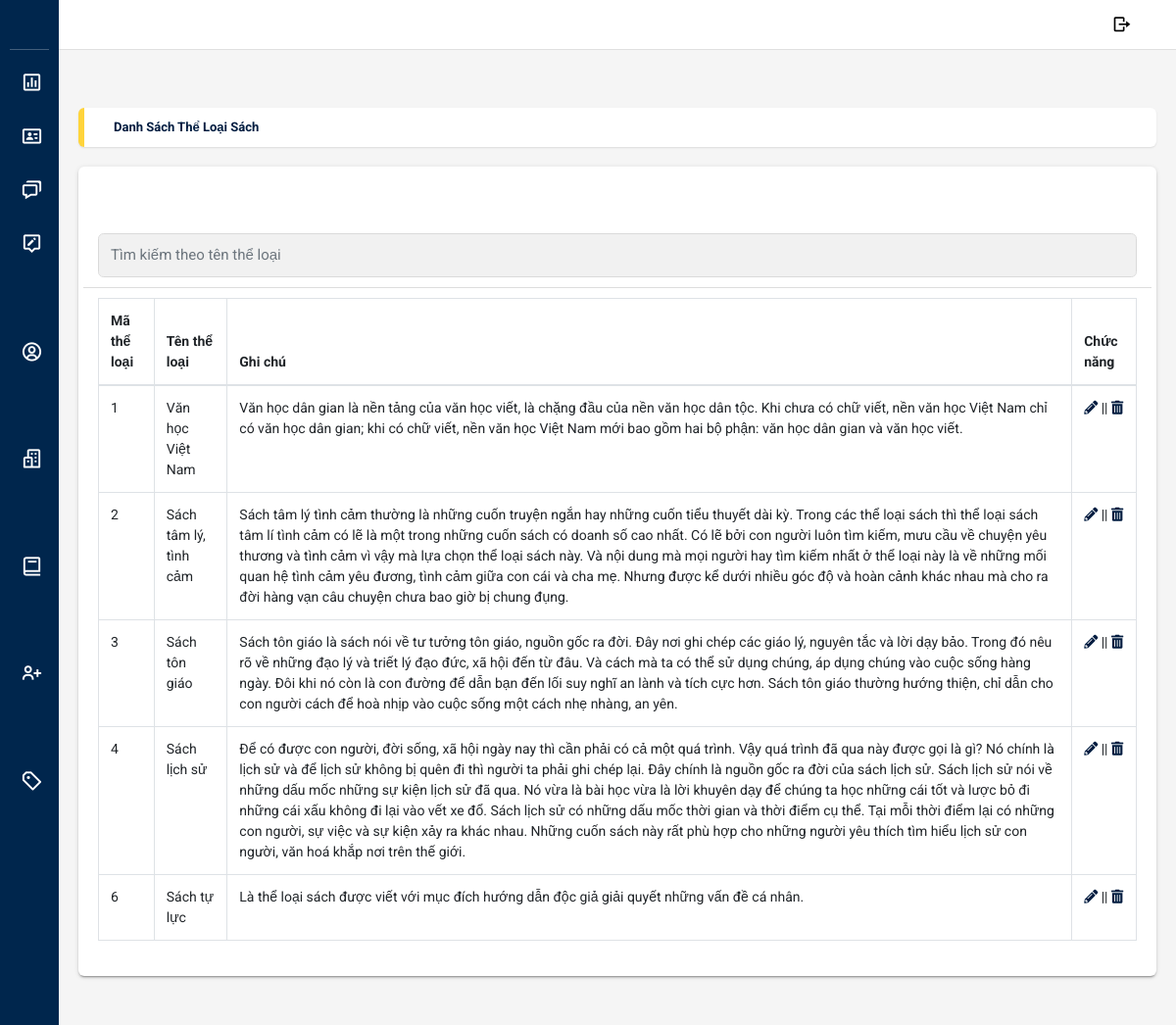
Screenshot of /admin/index.php?action=danhsachtheloai (signed in) with the database file from the repository.
### tables this page shows
CREATE TABLE `category` (
  `cate_id` int(11) NOT NULL,
  `cate_name` varchar(30) NOT NULL,
  `note` varchar(1000) NOT NULL
);

### lib/database.php (called while the page is built, shortened)
<?php
class Database {
    public $conn;
    public function connect() {
        $servername = "localhost";
        $username = "admin";
        $password = "Anhemnhom8";
        $dbname = "library";
        $this->conn = new mysqli($servername, $username, $password, $dbname);
    }
    public function select($query) {
        $result = $this->conn->query($query) or die($this->conn->error . __LINE__);
        if ($result->num_rows > 0) {
            return $result;
        } else {
            return false;
        }
    }
}
?>

### class/category.php (called while the page is built, shortened)
<?php
require_once(__DIR__ . '/../lib/database.php');
class category
{
    private $db;
    private $fm;
    public function __construct()
    {
        $this->db = new Database();
        $this->db->connect();
        $this->fm = new Format();
    }
    public function search($keyword = '') {
        if (!empty($keyword)) {
            $keyword = $this->fm->validation($keyword);
            $keyword = mysqli_real_escape_string($this->db->conn, $keyword);
            $query = "SELECT * FROM category WHERE cate_name LIKE '%$keyword%'";
        } else {
            $query = "SELECT * FROM category";
        }
        return $this->db->select($query);
    }
}
?>

### admin/view/category/list.php (the view, shortened to what this page needs)
<?php require_once($_SERVER['DOCUMENT_ROOT'] . '/Project_Test_10624/admin/header.php'); ?>
<?php require_once($_SERVER['DOCUMENT_ROOT'] . '/Project_Test_10624/class/category.php'); ?>
<?php
$category = new category();
$keyword = isset($_GET['keyword']) ? $_GET['keyword'] : '';
$result = $category->search($keyword);
?>
<main class="app-content">
    <div class="app-title">
        <ul class="app-breadcrumb breadcrumb side">
            <li class="breadcrumb-item active"><a href="#"><b>Danh sách thể loại sách</b></a></li>
        </ul>
    </div>
    <div class="row">
        <div class="col-md-12">
            <div class="tile">
                <div class="tile-body">
                    <div class="row element-button">
                        <div class="container mt-5">
                            <input class="form-control" type="search" id="search" placeholder="Tìm kiếm theo tên thể loại" aria-label="Search" value="<?php echo htmlspecialchars($keyword); ?>">
                        </div>
                    </div>
                </div>
                <table class="table table-hover table-bordered" id="sampleTable">
                    <thead>
                        <tr>
                            <th>Mã thể loại</th>
                            <th>Tên thể loại</th>
                            <th>Ghi chú</th>
                            <th>Chức năng</th>
                        </tr>
                    </thead>
                    <tbody id="categoryTableBody">
                        <?php
                        if ($result) {
                            while ($row = $result->fetch_assoc()) {
                        ?>
                            <tr>
                                <td><?php echo $row['cate_id']; ?></td>
                                <td><?php echo $row['cate_name']; ?></td>
                                <td><?php echo $row['note']; ?></td>
                                <td>
                                    <a href="view/category/edit.php?cate_id=<?php echo $row['cate_id']; ?>" title="Sửa"><i class="fas fa-pencil-alt"></i></a> ||
                                    <a href="view/category/delete.php?cate_id=<?php echo $row['cate_id']; ?>" title="Xóa" onclick="return confirm('Bạn có chắc muốn xóa?')"><i class="fas fa-trash-alt"></i></a>
                                </td>
                            </tr>
                        <?php
                            }
                        } else {
                            echo "<tr><td colspan='4'>Không tìm thấy thể loại nào.</td></tr>";
                        }
                        ?>
                    </tbody>
                </table>
            </div>
        </div>
    </div>
</main>
</body>
</html>

### admin/public/css/css_header.css (style rules this page uses)
.app-content { margin-left: 60px; padding: 10px; transition: margin-left 0.3s ease; }
.app-content { margin-top: 60px; }

### rows the page displays
category: cate_id "1", cate_name "Văn học Việt Nam", note "Văn học dân gian là nền tảng của văn học viết, là chặng đầu của nền văn học dân tộc. Khi chưa có chữ viết, nền văn học Việt Nam chỉ có văn học dân gian; khi có chữ viết, nền văn học Việt Nam mới bao gồm hai bộ phận: văn học dân gian và văn học viết."
category: cate_id "2", cate_name "Sách tâm lý, tình cảm", note "Sách tâm lý tình cảm thường là những cuốn truyện ngắn hay những cuốn tiểu thuyết dài kỳ. Trong các thể loại sách thì thể loại sách tâm lí tình cảm có lẽ là một trong những cuốn sách có doanh số cao nhất. Có lẽ bởi con người luôn tìm kiếm, mưu cầu về chuyện yêu thương và tình cảm vì vậy mà lựa chọn thể loại sách này. Và nội dung mà mọi người hay tìm kiếm nhất ở thể loại này là về những mối quan hệ tình cảm yêu đương, tình cảm giữa con cái và cha mẹ. Nhưng được kể dưới nhiều góc độ và hoàn cảnh khác nhau mà cho ra đời hàng vạn câu chuyện chưa bao giờ bị chung đụng."
category: cate_id "3", cate_name "Sách tôn giáo", note "Sách tôn giáo là sách nói về tư tưởng tôn giáo, nguồn gốc ra đời. Đây nơi ghi chép các giáo lý, nguyên tắc và lời dạy bảo. Trong đó nêu rõ về những đạo lý và triết lý đạo đức, xã hội đến từ đâu. Và cách mà ta có thể sử dụng chúng, áp dụng chúng vào cuộc sống hàng ngày. Đôi khi nó còn là con đường để dẫn bạn đến lối suy nghĩ an lành và tích cực hơn. Sách tôn giáo thường hướng thiện, chỉ dẫn cho con người cách để hoà nhịp vào cuộc sống một cách nhẹ nhàng, an yên."
category: cate_id "4", cate_name "Sách lịch sử", note "Để có được con người, đời sống, xã hội ngày nay thì cần phải có cả một quá trình. Vậy quá trình đã qua này được gọi là gì? Nó chính là lịch sử và để lịch sử không bị quên đi thì người ta phải ghi chép lại. Đây chính là nguồn gốc ra đời của sách lịch sử. Sách lịch sử nói về những dấu mốc những sự kiện lịch sử đã qua. Nó vừa là bài học vừa là lời khuyên dạy để chúng ta học những cái tốt và lược bỏ đi những cái xấu không đi lại vào vết xe đổ. Sách lịch sử có những dấu mốc thời gian và thời điểm cụ thể. Tại mỗi thời điểm lại có những con người, sự việc và sự kiện xảy ra khác…"
category: cate_id "6", cate_name "Sách tự lực", note "Là thể loại sách được viết với mục đích hướng dẫn độc giả giải quyết những vấn đề cá nhân."
